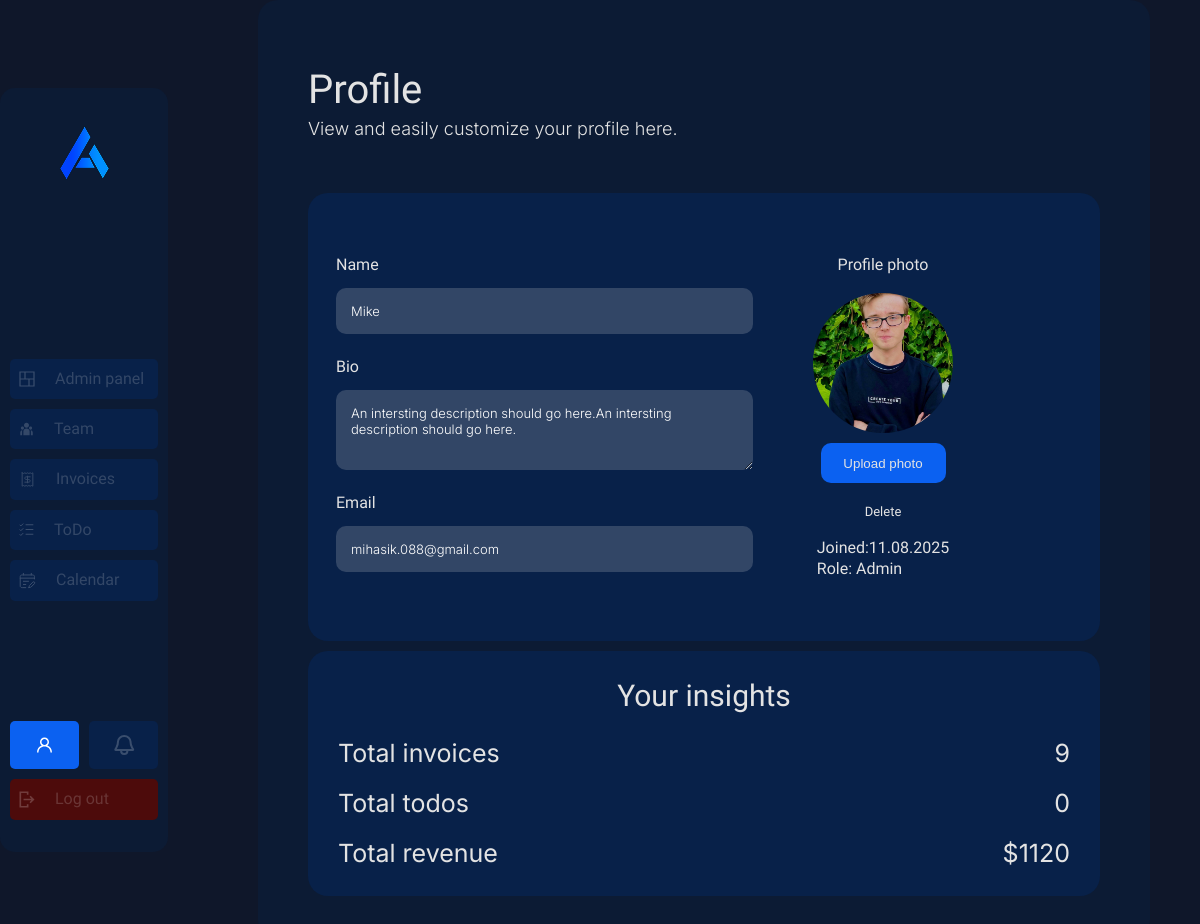
/profile (signed in), run on an earlier commit of the app's database.
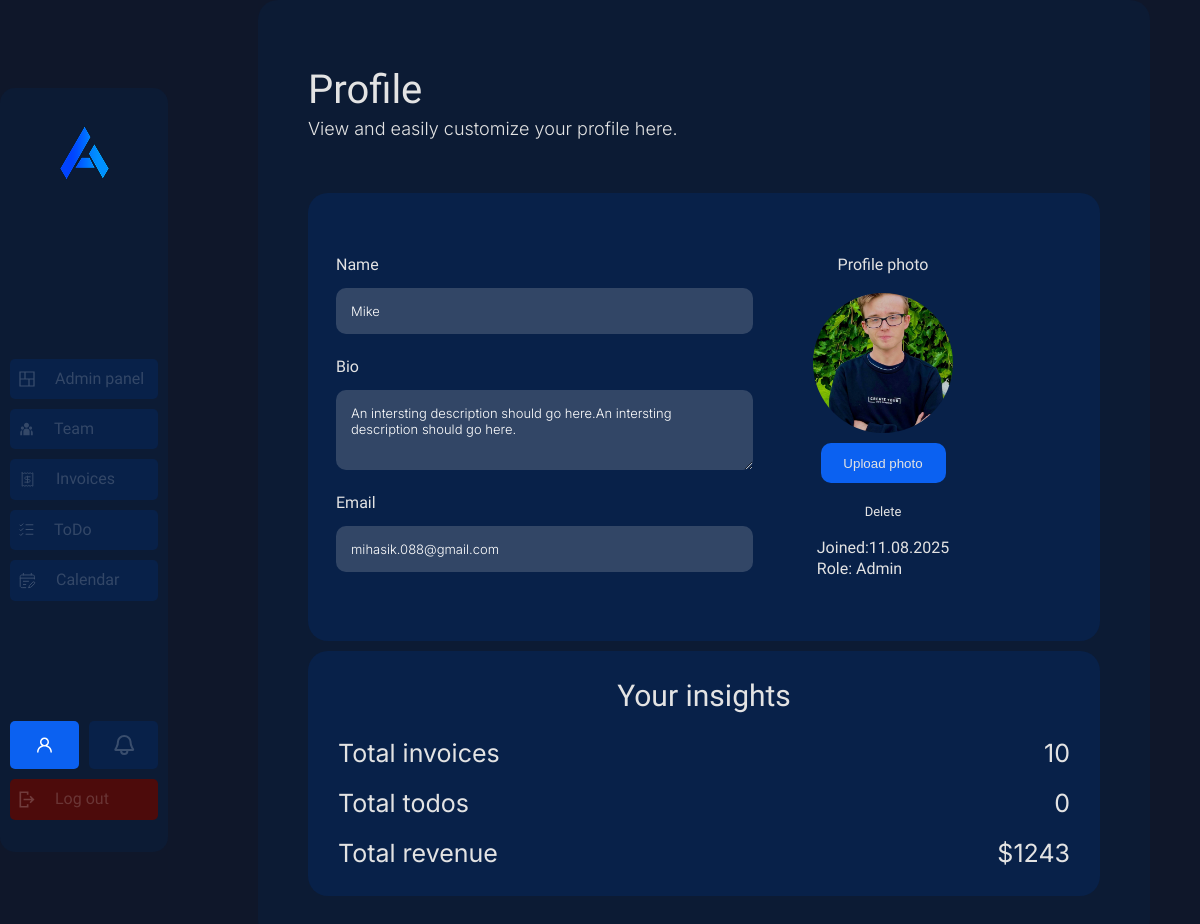
And on a later commit of the database.
### database/models/user.py (models this page shows)
class User(db.Model, UserMixin):
    id = db.Column(db.Integer, primary_key=True)
    email = db.Column(db.String(150), unique=True, nullable=False)
    password = db.Column(db.String(150), nullable=False)
    role = db.Column(db.String(20), nullable=False, default='user')
    name = db.Column(db.String(20), nullable=False)
    bio = db.Column(db.String(100), nullable=False, default='Lorem ipsum dolor sit amet, consectetur adipiscing elit, sed do eiusmod tempor incididunt ut labore et dolore magna aliqua. Ut enim ad minim veniam, quis nostrud exercitation ullamco laboris nisi ut aliquip ex ea commodo consequat')
    invoices_count = db.Column(db.Integer, nullable=False, default=0)
    todo_count = db.Column(db.Integer, nullable=False, default=0)
    revenue = db.Column(db.Integer, nullable=False, default=0)
    profile_img = db.Column(db.String(50), nullable=False, default='images/default-profile.jpg')
    joined = db.Column(db.String(10), nullable=False, default=datetime.now().strftime('%d.%m.%Y'))

### main.py (the view)
@app.route('/profile')
@login_required
def profile():
    return render_template('profile.html', active_page='profile')

### main.py (called while the page is built, shortened)
@login_manager.user_loader
def load_user(user_id):
    return User.query.get(int(user_id))

@app.context_processor
def inject_data():
    if current_user.is_authenticated:
        notifications = Notification.query.filter_by(user_id=current_user.id).all()
        return dict(notifications=notifications)
    return dict(notifications=[])

@app.before_request
def init_table():
    db.create_all()
    if User.query.count() == 0:
        db.session.add(User(email='test@gmail.com',
                            password=hash_password('12345678'),
                            role='admin',
                            name=generate_username()[0]))
        db.session.commit()

### app/templates/profile.html (shortened to what this page needs)
{% extends 'base.html' %}
{% block head %}
<link rel="stylesheet" href="{{ url_for('static', filename='css/sidebar.css') }}">
<link rel="stylesheet" href="{{ url_for('static', filename='css/profile.css') }}">
{% endblock %}
{% block body %}
<div class="panel-container">
    {% include 'sidebar.html' %}
    <div class="panel-profile">
        <div class="panel-first-heading">
            <h3>Profile</h3>
            <p>View and easily customize your profile here.</p>
        </div>
        <div class="panel-second">
            <div class="profile-tab">
                <div class="profile-inputs">
                    <form method="POST" action="/edit-profile" class="profile-form">
                        <div class="name-block">
                            <span>Name</span>
                            <input type="text" name="name" value="{{ current_user.name }}" placeholder="Enter name">
                        </div>
                        <div class="desc-block">
                            <span>Bio</span>
                            <textarea placeholder="Enter bio" name="bio" style="resize:vertical;max-height:160px;min-height:50px;border:0;">{{ current_user.bio }}</textarea>
                        </div>
                        <div class="email-block">
                            <span>Email</span>
                            <input type="email" name="email" value="{{ current_user.email }}" placeholder="Enter email">
                        </div>
                    </form>
                </div>
                <div class="profile-other">
                    <span class="photo-title">Profile photo</span>
                    <form method="POST" action="{{ url_for('upload_avatar') }}" enctype="multipart/form-data" style="display: flex; flex-direction: column; gap: 10px;align-items: center;">
                        <img src="{{ url_for('static', filename=current_user.profile_img) }}" width="140" height="140" style="border-radius: 50%; object-fit:cover">
                        <button id="upload-photo">Upload photo</button>
                    </form>
                    <form method="POST" action="{{ url_for('delete_avatar') }}">
                        <button id="delete-photo" {% if 'default' in current_user.profile_img %}style='display: none'{% endif %}>Delete</button>
                    </form>
                    <div class="profile-other-date">
                        <span>Joined:{{ current_user.joined }}</span>
                        <span><b>Role:</b> {{ current_user.role.capitalize() }}</span>
                    </div>
                </div>
            </div>
            <div class="insights-tab">
                <span class="insights-title">Your insights</span>
                <div class="insigths-list">
                    <div class="insight-item">
                        <span class="item-title">Total invoices</span>
                        <span class="item-amount">{{ current_user.invoices_count }}</span>
                    </div>
                    <div class="insight-item">
                        <span class="item-title">Total todos</span>
                        <span class="item-amount">{{ current_user.todo_count }}</span>
                    </div>
                    <div class="insight-item">
                        <span class="item-title">Total revenue</span>
                        <span class="item-amount">${{ current_user.revenue }}</span>
                    </div>
                </div>
            </div>
        </div>
    </div>
</div>
{% endblock %}

### app/templates/base.html (shortened to what this page needs)
<!DOCTYPE html>
<html lang="en">
<head>
    <link rel="stylesheet" href="{{ url_for('static', filename='css/reset.css') }}">
    <link rel="stylesheet" href="{{ url_for('static', filename='css/global.css') }}">
    {% block head %}{% endblock %}
</head>
<body>
    {% block body %}{% endblock %}
</body>
</html>

### app/templates/sidebar.html (shortened to what this page needs)
<div class="sidebar">
    <a href="#"><img src="{{ url_for('static', filename='images/logo.png') }}" class="logo"></a>
    <div class="sidebar-wrapper">
        <div class="sidebar-buttons main-links">
            {% if current_user.is_authenticated and current_user.role == 'admin' %}
                <a class="admin-button  {% if active_page == 'admin' %}active{% endif %}" href="/admin">
                    <img src="{{ url_for('static', filename='images/admin-ico.svg') }}">
                    <span>Admin panel</span>
                </a>
            {% endif %}
            <a class="team-button {% if active_page == 'team' %}active{% endif %}" href="/team">
                <img src="{{ url_for('static', filename='images/team-ico.svg') }}">
                <span>Team</span>
            </a>
            <a class="invoice-button {% if active_page == 'invoices' %}active{% endif %}" href="/invoices">
                <img src="{{ url_for('static', filename='images/invoices-ico.svg') }}">
                <span>Invoices</span>
            </a>
            <a class="todo-button {% if active_page == 'todo' %}active{% endif %}" href="/todo">
                <img src="{{ url_for('static', filename='images/todo-ico.svg') }}">
                <span>ToDo</span>
            </a>
            <a class="calendar-button {% if active_page == 'calendar' %}active{% endif %}" href="/calendar">
                <img src="{{ url_for('static', filename='images/calendar-ico.svg') }}">
                <span>Calendar</span>
            </a>
        </div>
        <div class="sidebar-buttons bottom-links">
            <div class="profile-notify">
                <a class="profile-button {% if active_page == 'profile' %}active{% endif %}" id="profile-btn" data-name="Welcome, {{ current_user.name }}!" href="/profile">
                    <img src="{{ url_for('static', filename='images/profile-ico.svg') }}" width="15">
                </a>
                <a class="notification-bell" id="notification-btn">
                    {% if notifications %}
                        <img src="{{ url_for('static', filename='images/bell_unread.svg') }}">
                    {% else %}
                        <img src="{{ url_for('static', filename='images/bell.svg') }}">
                    {% endif %}
                </a>
            </div>
            <a class="logout-button" style="cursor: pointer;">
                <img src="{{ url_for('static', filename='images/logout-ico.svg') }}">
                <span>Log out</span>
            </a>
        </div>
    </div>
</div>

### app/static/css/global.css (style rules this page uses)
:root { --bg-color: #0F172A; --third-bg-color: #0C1B34; --secondary-bg-color: 12, 27, 52; --button-primary-color: #0B61F1; --button-secondary-color: #082149; --button-hover-color: #0047BE; --button-close-color: #CB2121; --button-close-hover-color: #ac1e1e; --button-success-color: #0AAA3D; --button-success-hover-color: #099435; --text-color-primary: #E3E3E3; }
body { background: var(--bg-color); overflow-x: hidden; }
.panel-container { display: flex; align-items: center; justify-content: center; min-height: 100vh; gap: 45px; padding-right: 50px; }

### app/static/css/sidebar.css (style rules this page uses)
.sidebar { display: flex; flex-direction: column; align-items: center; gap: 120px; justify-content: space-between; width: 161px; height: 700px; padding: 32px 10px; border-radius: 15px; background: var(--third-bg-color); }
.sidebar-wrapper { display: flex; flex-direction: column; gap: 120px; }
.sidebar-buttons { display: flex; flex-direction: column; gap: 10px; }
.sidebar-buttons a { display: flex; gap: 20px; width: 130px; padding: 12px 9px; background: var(--button-secondary-color); border-radius: 5px; transition: background-color linear 0.1s; }
.profile-notify { position: relative; display: flex; gap: 10px; }
#notification-btn { cursor: pointer; display: flex; justify-content: center; }
#profile-btn { display: flex; justify-content: center; position: relative; }
#profile-btn::after { content: attr(data-name); position: absolute; top: -30px; left:50%; transform: translateX(-50%); color: #fff; font-size: 14px; white-space: nowrap; opacity: 0; pointer-events: none; font-family: 'K2D'; font-weight: 200; transition: 0.2s ease; }
.logout-button { background: #4D0B0B !important; }
.bottom-links a { width: -webkit-fill-available; }
.sidebar-buttons a span { color: rgba(227, 227, 227, 0.2); font-family: 'K2D'; font-size: 16px; font-weight: 400; }
.sidebar-buttons a img { opacity: 0.2; }
.sidebar-buttons a.active { background: var(--button-primary-color); }
.sidebar-buttons a.active img { opacity: 1; }

What changed in the data, as far as the page shows it:
changed User "Admin": invoices_count "9" → "10"; revenue "1120" → "1243"
